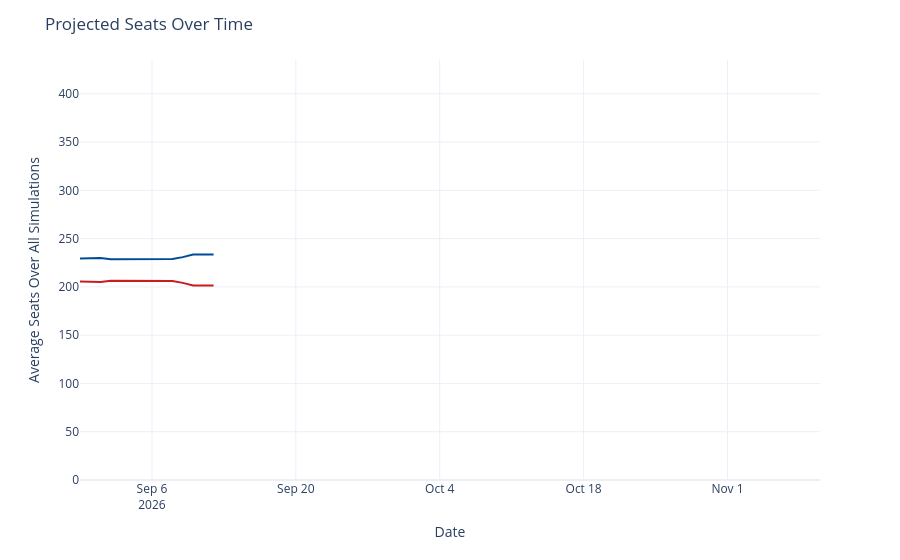

Here is the notebook cell this chart was saved with:
### Code cell
seats_over_time = output_ts[(output_ts['geo'] == 'US House') &
                             (output_ts['type'] == 'seats')]
seats_over_time['rep_seats'] = seats_over_time['y'].map(lambda x: 435 - x)
seats_over_time = seats_over_time.rename({'y': 'Democrats', 'rep_seats': 'Republicans'}, axis=1)
seats_time_ser = px.line(seats_over_time, x='date', y=['Democrats', 'Republicans'], template='plotly_white',
                        color_discrete_map={'Democrats': '#004b97', 'Republicans': '#c71e1d'},)
seats_time_ser.update_traces(hovertemplate="%{y:.1f}")
seats_time_ser.update_layout(
    xaxis=dict(range=[pd.to_datetime('2026-08-30'), pd.to_datetime('2026-11-10')]),
    yaxis=dict(range=[0, 435]),
    xaxis_title='Date',
    yaxis_title='Average Seats Over All Simulations',
    title=dict(text="Projected Seats Over Time"),
    hovermode="x",
    showlegend=False
)
seats_time_ser

### Figure 1 — Plotly figure (JSON) as saved in the notebook; plotly's stock layout.template omitted (floating-point values rounded to 4 significant figures)
{"data": [{"hovertemplate": "%{y:.1f}", "legendgroup": "Democrats", "line": {"color": "#004b97", "dash": "solid"}, "marker": {"symbol": "circle"}, "mode": "lines", "name": "Democrats", "orientation": "v", "showlegend": true, "type": "scatter", "x": ["2026-08-30", "2026-08-31", "2026-09-01", "2026-09-02", "2026-09-03", "2026-09-04", "2026-09-05", "2026-09-06", "2026-09-07", "2026-09-08", "2026-09-09", "2026-09-10", "2026-09-11", "2026-09-12"], "xaxis": "x", "y": [229.4, 230.0, 230.0, 228.5, 228.5, 228.7, 228.7, 228.9, 228.8, 228.9, 230.8, 233.6, 233.6, 233.6], "yaxis": "y"}, {"hovertemplate": "%{y:.1f}", "legendgroup": "Republicans", "line": {"color": "#c71e1d", "dash": "solid"}, "marker": {"symbol": "circle"}, "mode": "lines", "name": "Republicans", "orientation": "v", "showlegend": true, "type": "scatter", "x": ["2026-08-30", "2026-08-31", "2026-09-01", "2026-09-02", "2026-09-03", "2026-09-04", "2026-09-05", "2026-09-06", "2026-09-07", "2026-09-08", "2026-09-09", "2026-09-10", "2026-09-11", "2026-09-12"], "xaxis": "x", "y": [205.6, 205.0, 205.0, 206.5, 206.5, 206.3, 206.3, 206.1, 206.2, 206.1, 204.2, 201.4, 201.4, 201.4], "yaxis": "y"}], "layout": {"hovermode": "x", "legend": {"title": {"text": "variable"}, "tracegroupgap": 0}, "margin": {"t": 60}, "showlegend": false, "title": {"text": "Projected Seats Over Time"}, "xaxis": {"anchor": "y", "domain": [0, 1], "range": ["2026-08-30T00:00:00", "2026-11-10T00:00:00"], "title": {"text": "Date"}}, "yaxis": {"anchor": "x", "domain": [0, 1], "range": [0, 435], "title": {"text": "Average Seats Over All Simulations"}}}}
